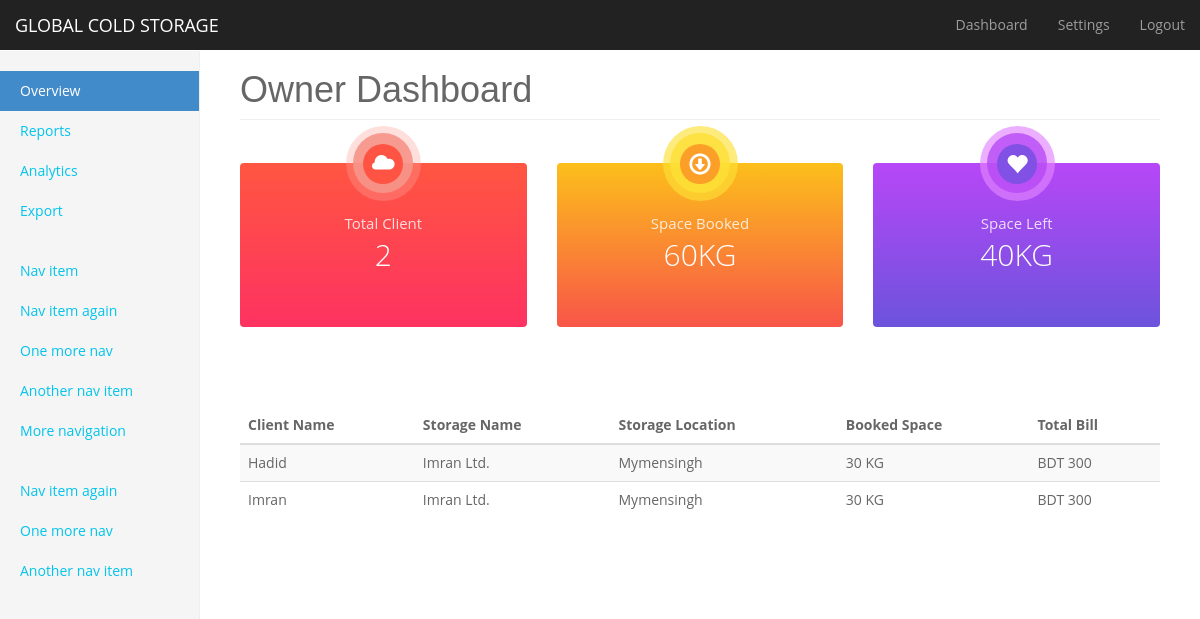
Page /owner_dashboard.php (signed in) on the committed database.
### tables this page shows
CREATE TABLE `booking` (
  `booking_id` int(11) NOT NULL,
  `client_id` int(11) NOT NULL,
  `owner_id` int(11) NOT NULL,
  `storage_id` int(11) NOT NULL,
  `storage_location` varchar(50) NOT NULL,
  `booking_space` varchar(30) NOT NULL,
  `total_bill` int(11) NOT NULL
);

CREATE TABLE `storage_info` (
  `storage_id` int(11) NOT NULL,
  `storage_name` varchar(50) NOT NULL,
  `product_type` varchar(100) DEFAULT NULL,
  `storage_location` varchar(50) NOT NULL,
  `payment` int(10) DEFAULT NULL,
  `contact` varchar(50) DEFAULT NULL,
  `storage_capacity` varchar(50) DEFAULT NULL,
  `storage_temperature` varchar(50) DEFAULT NULL
);

CREATE TABLE `storage_reg_client` (
  `client_id` int(11) NOT NULL,
  `client_name` varchar(50) NOT NULL,
  `client_contact` varchar(50) NOT NULL,
  `client_email` varchar(30) NOT NULL,
  `client_password` varchar(200) NOT NULL
);

### dbhelper.php (called while the page is built, shortened)
<?php
function client_name($data, $dbconn) {
    $query          = "SELECT `client_name` FROM `storage_reg_client` WHERE `client_id` = '$data'";
    $result         = mysqli_query($dbconn, $query);
    $row            = mysqli_fetch_assoc($result);
    $client_name    = $row['client_name'];
    return $client_name;
}
function own_id_email($data, $dbconn) {
    $query      = "SELECT `own_id` FROM `storage_reg_owner` WHERE `owner_email` = '$data'";
    $result     = mysqli_query($dbconn, $query);
    $row        = mysqli_fetch_assoc($result);
    $own_id     = $row['own_id'];
    return $own_id;
}
function storage_name($data, $dbconn) {
    $query      = "SELECT `storage_name` FROM `storage_info` WHERE `storage_id` = '$data'";
    $result     = mysqli_query($dbconn, $query);
    $row        = mysqli_fetch_assoc($result);
    $str_name   = $row['storage_name'];
    return $str_name;
}
function storage_capacity($data, $dbconn) {
    $query      = "SELECT `storage_capacity` FROM `storage_info` WHERE `storage_location` = '$data'";
    $result     = mysqli_query($dbconn, $query);
    $row        = mysqli_fetch_assoc($result);
    $str_cap    = $row['storage_capacity'];
    return $str_cap;
}
?>

### owner_dashboard.php (the view, shortened to what this page needs)
<?php
require 'dbhelper.php';
require 'dbconnection.php';
$owner_email = $_SESSION['owner_login'];
$owner_id = own_id_email($owner_email, $dbconnect);
$booking_info = array();
$sqlquery1 = "SELECT `booking_id`, `client_id`, `owner_id`, `storage_id`, `storage_location`, `booking_space`, `total_bill` FROM `booking` WHERE `owner_id` = '$owner_id'";
if ($result1 = $dbconnect->query($sqlquery1)) {
    while ($info_rows = $result1->fetch_array(MYSQLI_ASSOC)) {
        $booking_info[] = $info_rows;
    }
}
$totalSpace = 0;
$bookarrylen = count($booking_info);
foreach ($booking_info as $info_row) {
    $totalSpace         += $info_row['booking_space'];
    $storage_location   = $info_row['storage_location'];
}
$spaceleft = storage_capacity($storage_location, $dbconnect) - $totalSpace;
?>
<!DOCTYPE html>
<html lang="en">
<head>
    <link href="lib/bootstrap/css/bootstrap.min.css" rel="stylesheet">
    <link href="lib/animate-css/animate.min.css" rel="stylesheet">
    <link href="css/ownerdashboard.css" rel="stylesheet">
    <link href="css/style.css" rel="stylesheet">
    <link href="css/dash.css" rel="stylesheet">
</head>
<body>
    <nav class="navbar navbar-inverse navbar-fixed-top">
        <div class="container-fluid">
            <div class="navbar-header">
                <a class="navbar-brand" href="index.php">GLOBAL COLD STORAGE</a>
            </div>
            <div id="navbar" class="navbar-collapse collapse">
                <ul class="nav navbar-nav navbar-right">
                    <li><a href="owner_dashboard.php">Dashboard</a></li>
                    <li><a href="owner_setting.php">Settings</a></li>
                    <li><a href="logout.php">Logout</a></li>
                </ul>
            </div>
        </div>
    </nav>
    <div class="container-fluid">
        <div class="row">
            <div class="col-sm-3 col-md-2 sidebar">
                <ul class="nav nav-sidebar">
                    <li class="active"><a href="#">Overview <span class="sr-only">(current)</span></a></li>
                    <li><a href="#">Reports</a></li>
                    <li><a href="#">Analytics</a></li>
                    <li><a href="#">Export</a></li>
                </ul>
                <ul class="nav nav-sidebar">
                    <li><a href="">Nav item</a></li>
                    <li><a href="">Nav item again</a></li>
                    <li><a href="">One more nav</a></li>
                    <li><a href="">Another nav item</a></li>
                    <li><a href="">More navigation</a></li>
                </ul>
                <ul class="nav nav-sidebar">
                    <li><a href="">Nav item again</a></li>
                    <li><a href="">One more nav</a></li>
                    <li><a href="">Another nav item</a></li>
                </ul>
            </div>
            <div class="col-sm-9 col-sm-offset-3 col-md-10 col-md-offset-2 main">
                <h1 class="page-header">Owner Dashboard</h1>
                <div class="row placeholders">
                    <div class="col-md-4">
                        <div class="dash-box dash-box-color-1">
                            <div class="dash-box-icon">
                                <i class="glyphicon glyphicon-cloud"></i>
                            </div>
                            <div class="dash-box-body">
                                <span class="dash-box-title">Total Client</span>
                                <span class="dash-box-count"><?php echo $bookarrylen; ?></span>
                            </div>
                        </div>
                    </div>
                    <div class="col-md-4">
                        <div class="dash-box dash-box-color-2">
                            <div class="dash-box-icon">
                                <i class="glyphicon glyphicon-download"></i>
                            </div>
                            <div class="dash-box-body">
                                <span class="dash-box-title">Space Booked</span>
                                <span class="dash-box-count"><?php echo $totalSpace . "KG"; ?></span>
                            </div>
                        </div>
                    </div>
                    <div class="col-md-4">
                        <div class="dash-box dash-box-color-3">
                            <div class="dash-box-icon">
                                <i class="glyphicon glyphicon-heart"></i>
                            </div>
                            <div class="dash-box-body">
                                <span class="dash-box-title">Space Left</span>
                                <span class="dash-box-count"><?php echo $spaceleft . "KG"; ?></span>
                            </div>
                        </div>
                    </div>
                </div>
                <div class="table-responsive">
                    <table class="table table-striped">
                        <thead>
                            <tr>
                                <th>Client Name</th>
                                <th>Storage Name</th>
                                <th>Storage Location</th>
                                <th>Booked Space</th>
                                <th>Total Bill</th>
                            </tr>
                        </thead>
                        <tbody>
                            <?php
                                foreach ($booking_info as $info_row) {
                                    echo "<tr>";
                                    echo "<td>" . ucfirst(client_name($info_row['client_id'], $dbconnect))  . "</td>";
                                    echo "<td>" . ucfirst(storage_name($info_row['storage_id'], $dbconnect)) . "</td>";
                                    echo "<td>" . ucfirst($info_row['storage_location']) . "</td>";
                                    echo "<td>" . $info_row['booking_space'] . " KG</td>";
                                    echo "<td>BDT " . $info_row['total_bill'] . "</td>";
                                    echo "</tr>";
                                }
                            ?>
                        </tbody>
                    </table>
                </div>
            </div>
        </div>
    </div>
</body>
</html>

### css/ownerdashboard.css (style rules this page uses)
body { padding-top: 50px; }
.navbar-fixed-top { border: 0; }
.sidebar { display: none; }
@media (min-width: 768px) { .sidebar { position: fixed; top: 51px; bottom: 0; left: 0; z-index: 1000; display: block; padding: 20px; overflow-x: hidden; overflow-y: auto; background-color: #f5f5f5; border-right: 1px solid #eee; } }
.nav-sidebar { margin-right: -21px; margin-bottom: 20px; margin-left: -20px; }
.nav-sidebar > li > a { padding-right: 20px; padding-left: 20px; }
.nav-sidebar > .active > a, .nav-sidebar > .active > a:hover, .nav-sidebar > .active > a:focus { color: #fff; background-color: #428bca; }
.main { padding: 20px; }
@media (min-width: 768px) { .main { padding-right: 40px; padding-left: 40px; } }
.main .page-header { margin-top: 0; }
.placeholders { margin-bottom: 30px; text-align: center; }

### css/style.css (style rules this page uses)
body { background: #fff; color: #666666; font-family: "Open Sans", sans-serif; }
a { color: #03C4EB; transition: 0.5s; }
h1, h2, h3, h4, h5, h6 { font-family: "Raleway", sans-serif; font-weight: 400; margin: 0 0 20px 0; padding: 0; }

### css/dash.css (style rules this page uses)
.dash-box { position: relative; background: rgb(255, 86, 65); background: -moz-linear-gradient(top, rgba(255, 86, 65, 1) 0%, rgba(253, 50, 97, 1) 100%); background: -webkit-linear-gradient(top, rgba(255, 86, 65, 1) 0%, rgba(253, 50, 97, 1) 100%); background: linear-gradient(to bottom, rgba(255, 86, 65, 1) 0%, rgba(253, 50, 97, 1) 100%); filter: progid: DXImageTransform.Microsoft.gradient( startColorstr='#ff5641', endColorstr='#fd3261', GradientType=0); border-radius: 4px; text-align: center; margin: 23px 0 50px; }
.dash-box-icon { position: absolute; transform: translateY(-50%) translateX(-50%); left: 50%; }
.dash-box-body { padding: 50px 20px; }
.dash-box-icon:after { width: 60px; height: 60px; position: absolute; background: rgba(247, 148, 137, 0.91); content: ''; border-radius: 50%; left: -10px; top: -10px; z-index: -1; }
.dash-box-icon > i { background: #ff5444; border-radius: 50%; line-height: 40px; color: #FFF; width: 40px; height: 40px; font-size:22px; }
.dash-box-icon:before { width: 75px; height: 75px; position: absolute; background: rgba(253, 162, 153, 0.34); content: ''; border-radius: 50%; left: -17px; top: -17px; z-index: -2; }
.dash-box-body > .dash-box-count { display: block; font-size: 30px; color: #FFF; font-weight: 300; }
.dash-box-body > .dash-box-title { font-size: 15px; color: rgba(255, 255, 255, 0.81); }
.dash-box.dash-box-color-2 { background: rgb(252, 190, 27); background: -moz-linear-gradient(top, rgba(252, 190, 27, 1) 1%, rgba(248, 86, 72, 1) 99%); background: -webkit-linear-gradient(top, rgba(252, 190, 27, 1) 1%, rgba(248, 86, 72, 1) 99%); background: linear-gradient(to bottom, rgba(252, 190, 27, 1) 1%, rgba(248, 86, 72, 1) 99%); filter: progid: DXImageTransform.Microsoft.gradient( startColorstr='#fcbe1b', endColorstr='#f85648', GradientType=0); }
.dash-box-color-2 .dash-box-icon:after { background: rgba(254, 224, 54, 0.81); }
.dash-box-color-2 .dash-box-icon:before { background: rgba(254, 224, 54, 0.64); }
.dash-box-color-2 .dash-box-icon > i { background: #fb9f28; }
.dash-box.dash-box-color-3 { background: rgb(183,71,247); background: -moz-linear-gradient(top, rgba(183,71,247,1) 0%, rgba(108,83,220,1) 100%); background: -webkit-linear-gradient(top, rgba(183,71,247,1) 0%,rgba(108,83,220,1) 100%); background: linear-gradient(to bottom, rgba(183,71,247,1) 0%,rgba(108,83,220,1) 100%); filter: progid:DXImageTransform.Microsoft.gradient( startColorstr='#b747f7', endColorstr='#6c53dc',GradientType=0 ); }
.dash-box-color-3 .dash-box-icon:after { background: rgba(180, 70, 245, 0.76); }
.dash-box-color-3 .dash-box-icon:before { background: rgba(226, 132, 255, 0.66); }
.dash-box-color-3 .dash-box-icon > i { background: #8150e4; }

### rows in the picture
booking: storage_location.storage_capacity "40", client.client_name "Imran", storage.storage_name "Imran Ltd.", storage_location "Mymensingh", booking_space "30", total_bill "300"
booking: client.client_name "Hadid", storage.storage_name "Imran Ltd.", storage_location "Mymensingh", booking_space "30", total_bill "300"

### other values in the picture
$bookarrylen "2"
$totalSpace "60"
